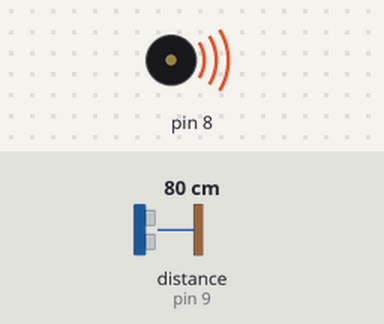
Bench run of a sketch on a simulated Arduino Uno, built with avr-gcc and run on an emulated ATmega328P. Shown: buzzer (waves = sounding). Wiring (inferred from the names in the program): range finder with pulse-width output: data pin 9. The inputs (shaded band) are chosen by the test bench; at power-on: distance to the obstacle (sensor on pin 9) 80 cm. The echo pulse lasts 58.3 µs per cm.

Above: at 1.2 s.
1.3 s: distance to the obstacle (sensor on pin 9) set to 87 cm
At 2.3 s:
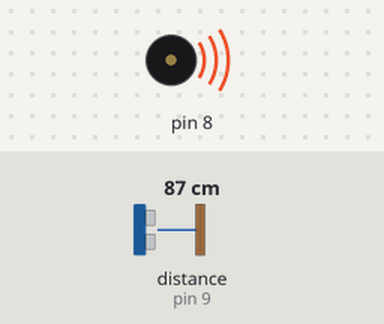
2.8 s: distance to the obstacle (sensor on pin 9) set to 97 cm
At 4.0 s:
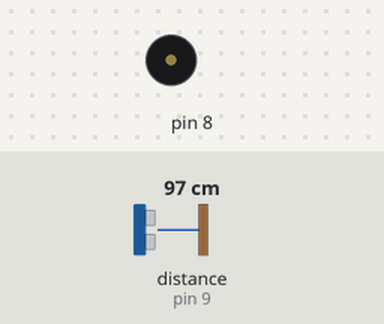
4.3 s: distance to the obstacle (sensor on pin 9) set to 2 cm
At 5.5 s:
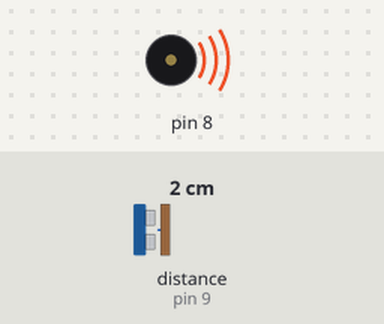
5.8 s: distance to the obstacle (sensor on pin 9) set to 120 cm
At 7.3 s:
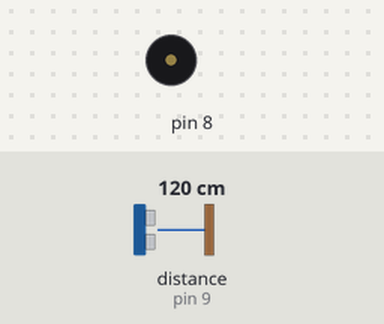
Timing chart, 0 to 8.3 s (numbered marks = the images above; inputs shaded):
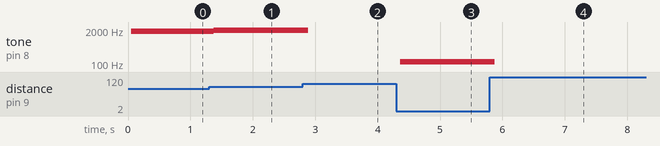

Measured:
- the behaviour switches between 91 and 92 cm on distance to the obstacle (sensor on pin 9) (found by bisection; images 1 and 2)
- after the input at 1.3 s, tone on pin 8: 1819 Hz → 1983 Hz after 0.07 s
- after the input at 2.8 s, tone on pin 8: 1983 Hz → silent after 0.09 s
- after the input at 4.3 s, tone on pin 8: silent → 123 Hz after 0.06 s
- after the input at 5.8 s, tone on pin 8: 123 Hz → silent after 0.08 s

The sketch:

Project41.pde
```cpp
// Project 41

#define sensorPin 9

#define lowerFreq 123 // C3
#define upperFreq 2093 // C7
#define playHeight 36

float pwmRange, inch, cm, note;

void setup() {
        pinMode(sensorPin, INPUT);
}

void loop() {
        pwmRange = pulseIn(sensorPin, HIGH);

        inch = pwmRange / 147;
        // convert inch to cm
        cm = inch * 2.54;

        // map the playHeight range to the upper and lower frequencies
        note = map(inch, 0, playHeight, lowerFreq, upperFreq);
        if (inch<playHeight) {tone(8, note); }
        else {noTone(8);}
}
```
